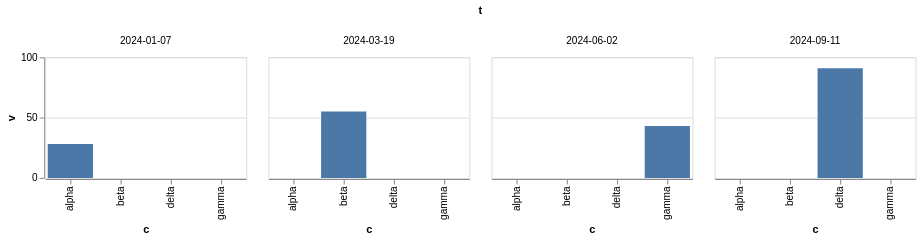

Here is the Vega-Lite specification saved for this chart:
### Vega-Lite specification from a JSON file in a GitHub repository (floating-point values rounded to 4 significant figures)
{"$schema": "https://vega.github.io/schema/vega-lite/v6.json", "width": 200, "height": 120, "data": {"values": [{"c": "alpha", "v": 28, "w": 3, "t": "2024-01-07"}, {"c": "beta", "v": 55, "w": 7, "t": "2024-03-19"}, {"c": "gamma", "v": 43, "w": 5, "t": "2024-06-02"}, {"c": "delta", "v": 91, "w": 9, "t": "2024-09-11"}]}, "mark": "bar", "encoding": {"x": {"field": "c", "type": "nominal"}, "y": {"field": "v", "type": "quantitative"}, "column": {"field": "t", "type": "ordinal"}}, "config": {"header": {"labelColor": "black"}}}
